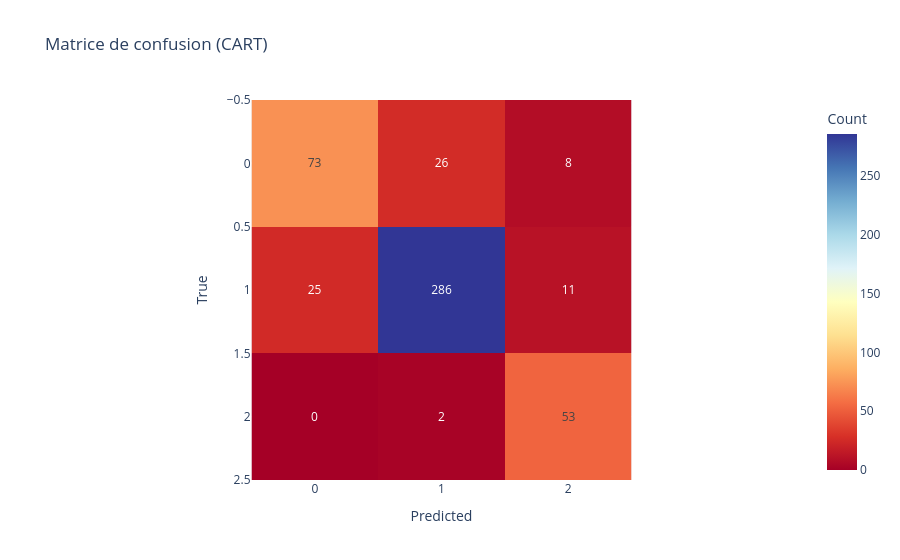

Source (notebook cell):
### Code cell
from sklearn.tree import DecisionTreeClassifier
from sklearn.model_selection import train_test_split
from sklearn.metrics import (
    confusion_matrix, classification_report, f1_score, balanced_accuracy_score, matthews_corrcoef
)

df = df_1

# Diviser les données en caractéristiques (X) et cible (y)
X = df.drop(columns=['Label_n', 'Label'])  # Features
y = df['Label']  # Target (0 ou 1)

# Diviser en ensembles d'entraînement et de test
X_train, X_test, y_train, y_test = train_test_split(X, y, test_size=0.2, random_state=42, stratify=y)

# Créer et entraîner le modèle CART
cart_model = DecisionTreeClassifier(random_state=42, max_depth=5)
cart_model.fit(X_train, y_train)

# Prédictions
y_pred = cart_model.predict(X_test)

# Évaluation
print("Classification Report:")
print(classification_report(y_test, y_pred))
print(f"Balanced Accuracy: {balanced_accuracy_score(y_test, y_pred):.2f}")
# print(f"F1-Score: {f1_score(y_test, y_pred):.2f}")
print(f"MCC: {matthews_corrcoef(y_test, y_pred):.2f}")

# Matrice de confusion
conf_matrix = confusion_matrix(y_test, y_pred)
fig = px.imshow(
    conf_matrix,
    text_auto="int",
    labels=dict(x="Predicted", y="True", color="Count"),
    title="Matrice de confusion (CART)",
    color_continuous_scale="rdylbu"
)
fig.show()

### Figure 1 — Plotly figure (JSON) as saved in the notebook; plotly's stock layout.template omitted (floating-point values rounded to 4 significant figures)
{"data": [{"coloraxis": "coloraxis", "hovertemplate": "Predicted: %{x}<br>True: %{y}<br>Count: %{z}<extra></extra>", "name": "0", "texttemplate": "%{z:int}", "type": "heatmap", "xaxis": "x", "yaxis": "y", "z": [[73, 26, 8], [25, 286, 11], [0, 2, 53]]}], "layout": {"coloraxis": {"colorbar": {"title": {"text": "Count"}}, "colorscale": [[0, "rgb(165,0,38)"], [0.1, "rgb(215,48,39)"], [0.2, "rgb(244,109,67)"], [0.3, "rgb(253,174,97)"], [0.4, "rgb(254,224,144)"], [0.5, "rgb(255,255,191)"], [0.6, "rgb(224,243,248)"], [0.7, "rgb(171,217,233)"], [0.8, "rgb(116,173,209)"], [0.9, "rgb(69,117,180)"], [1, "rgb(49,54,149)"]]}, "title": {"text": "Matrice de confusion (CART)"}, "xaxis": {"anchor": "y", "constrain": "domain", "domain": [0, 1], "scaleanchor": "y", "title": {"text": "Predicted"}}, "yaxis": {"anchor": "x", "autorange": "reversed", "constrain": "domain", "domain": [0, 1], "title": {"text": "True"}}}}
